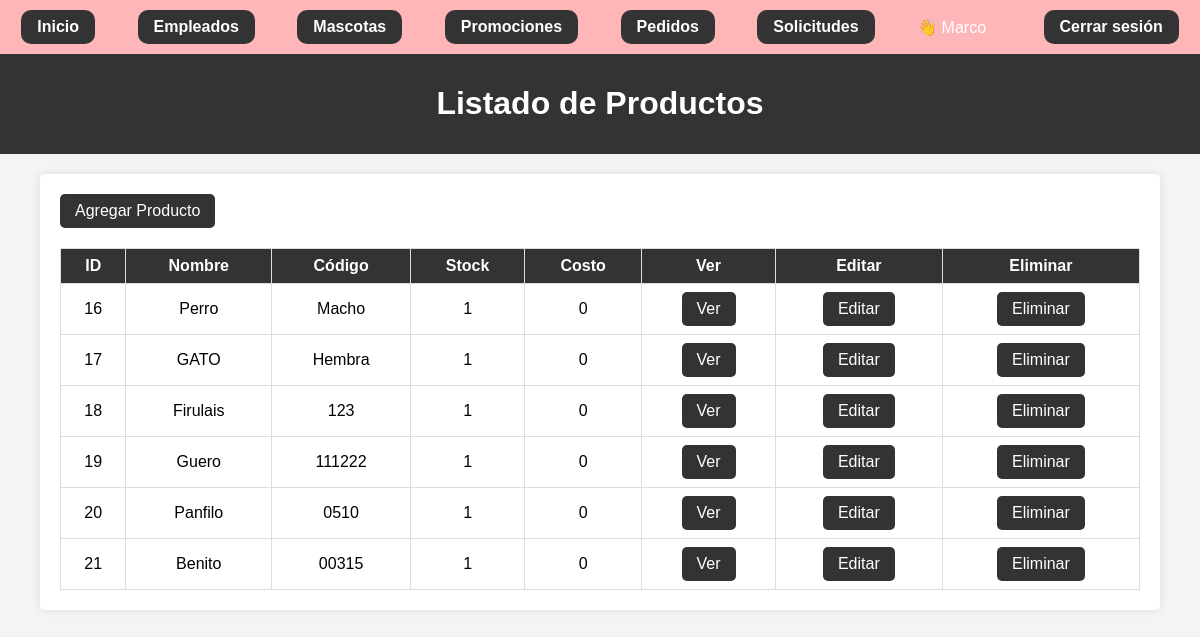
Screenshot of /productos_lista.php (signed in) with the database file from the repository.
### tables this page shows
CREATE TABLE `productos` (
  `id` int(11) NOT NULL,
  `nombre` varchar(128) NOT NULL,
  `codigo` varchar(32) NOT NULL,
  `descripcion` text DEFAULT NULL,
  `costo` double NOT NULL,
  `stock` int(11) NOT NULL,
  `archivo_n` varchar(255) DEFAULT NULL,
  `archivo` varchar(128) DEFAULT NULL,
  `eliminado` int(11) DEFAULT 0,
  `status` enum('Disponible','Adoptado') DEFAULT 'Disponible'
);

### productos_lista.php (the view, shortened to what this page needs)
<?php
include 'menu.php';
$con = conecta();
$sql = "SELECT * FROM productos WHERE eliminado = 0";
$result = $con->query($sql);
?>
<!DOCTYPE html>
<html lang="es">
<head>
</head>
<body>
    <header>
        <h1>Listado de Productos</h1>
    </header>
    <div class="container">
        <a href="productos_alta.php">Agregar Producto</a>
        <table id="productosTable">
            <thead>
                <tr>
                    <th>ID</th>
                    <th>Nombre</th>
                    <th>Código</th>
                    <th>Stock</th>
                    <th>Costo</th>
                    <th>Ver</th>
                    <th>Editar</th>
                    <th>Eliminar</th>
                </tr>
            </thead>
            <tbody>
                <?php while ($row = $result->fetch_assoc()): ?>
                <tr id="fila-<?php echo $row['id']; ?>">
                    <td><?php echo $row['id']; ?></td>
                    <td><?php echo $row['nombre']; ?></td>
                    <td><?php echo $row['codigo']; ?></td>
                    <td><?php echo $row['stock']; ?></td>
                    <td><?php echo $row['costo']; ?></td>
                    <td><a href="productos_detalle.php?id=<?php echo $row['id']; ?>">Ver</a></td>
                    <td><a href="productos_editar.php?id=<?php echo $row['id']; ?>">Editar</a></td>
                    <td>
                        <button onclick="eliminarProducto(<?php echo $row['id']; ?>)">Eliminar</button>
                    </td>
                </tr>
                <?php endwhile; ?>
            </tbody>
        </table>
    </div>
</body>
</html>

### menu.php (shortened to what this page needs)
<!DOCTYPE html>
<html lang="es">
<head>
</head>
<body>
    <nav>
        <a href="bienvenido.php">Inicio</a>
        <a href="empleados_lista.php">Empleados</a>
        <a href="productos_lista.php">Mascotas</a>
        <a href="promociones_lista.php">Promociones</a>
        <a href="pedidos_admin.php">Pedidos</a>
        <a href="solicitudes.php">
            Solicitudes
        </a>
        <span class="usuario">
            👋 <?php echo htmlspecialchars($_SESSION['usuario']); ?>
        </span>
        <a href="logout.php">Cerrar sesión</a>
    </nav>
</body>
</html>

### menu.php (style rules this page uses)
nav { background-color: #ffb6b9; display: flex; justify-content: space-around; align-items: center; padding: 10px 0; box-shadow: 0 2px 6px rgba(0,0,0,0.1); }
nav a { color: #fff; text-decoration: none; font-weight: bold; font-family: 'Quicksand', sans-serif; padding: 8px 16px; border-radius: 10px; transition: background-color 0.3s; }
.usuario { color: #fff; font-family: 'Quicksand', sans-serif; margin-right: 15px; }

### productos_lista.php (style rules this page uses)
body { font-family: Arial, sans-serif; margin: 0; padding: 0; background-color: #f4f4f4; }
header { background-color: #333; color: #fff; padding: 10px 0; text-align: center; }
.container { width: 90%; margin: 20px auto; background-color: #fff; padding: 20px; border-radius: 5px; box-shadow: 0 0 10px rgba(0, 0, 0, 0.1); }
table { width: 100%; border-collapse: collapse; margin-top: 20px; }
table th, table td { border: 1px solid #ddd; padding: 8px; text-align: center; }
table th { background-color: #333; color: white; }
a, button { display: inline-block; background-color: #333; color: white; padding: 8px 15px; text-decoration: none; font-size: 1rem; border-radius: 5px; cursor: pointer; border: none; }

### rows the page displays
productos: id "16", nombre "Perro", codigo "Macho", stock "1", costo "0"
productos: id "17", nombre "GATO", codigo "Hembra", stock "1", costo "0"
productos: id "18", nombre "Firulais", codigo "123", stock "1", costo "0"
productos: id "19", nombre "Guero", codigo "111222", stock "1", costo "0"
productos: id "20", nombre "Panfilo", codigo "0510", stock "1", costo "0"
productos: id "21", nombre "Benito", codigo "00315", stock "1", costo "0"

### other values shown
$_SESSION['usuario'] "Marco"
